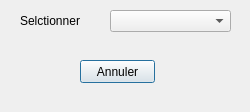
<?xml version="1.0" encoding="UTF-8"?>
<ui version="4.0">
 <class>cancel</class>
 <widget class="QDialog" name="cancel">
  <property name="windowModality">
   <enum>Qt::WindowModal</enum>
  </property>
  <property name="geometry">
   <rect>
    <x>0</x>
    <y>0</y>
    <width>250</width>
    <height>112</height>
   </rect>
  </property>
  <property name="windowTitle">
   <string>Cancel Ticket</string>
  </property>
  <widget class="QPushButton" name="btnCancel">
   <property name="geometry">
    <rect>
     <x>80</x>
     <y>60</y>
     <width>75</width>
     <height>23</height>
    </rect>
   </property>
   <property name="text">
    <string>Annuler</string>
   </property>
  </widget>
  <widget class="QLabel" name="label">
   <property name="geometry">
    <rect>
     <x>20</x>
     <y>10</y>
     <width>101</width>
     <height>21</height>
    </rect>
   </property>
   <property name="text">
    <string>Selctionner</string>
   </property>
  </widget>
  <widget class="QComboBox" name="cmbSeats">
   <property name="geometry">
    <rect>
     <x>110</x>
     <y>10</y>
     <width>121</width>
     <height>22</height>
    </rect>
   </property>
  </widget>
  <widget class="QLabel" name="lblInfo">
   <property name="geometry">
    <rect>
     <x>50</x>
     <y>90</y>
     <width>151</width>
     <height>16</height>
    </rect>
   </property>
   <property name="text">
    <string/>
   </property>
  </widget>
 </widget>
 <resources/>
 <connections/>
</ui>
